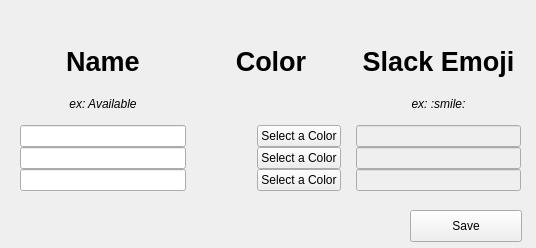
<?xml version="1.0" encoding="UTF-8"?>
<ui version="4.0">
 <class>CustomizeStatusWidget</class>
 <widget class="QWidget" name="CustomizeStatusWidget">
  <property name="geometry">
   <rect>
    <x>0</x>
    <y>0</y>
    <width>536</width>
    <height>248</height>
   </rect>
  </property>
  <property name="windowTitle">
   <string>Form</string>
  </property>
  <widget class="QPushButton" name="saveButton">
   <property name="geometry">
    <rect>
     <x>410</x>
     <y>210</y>
     <width>112</width>
     <height>32</height>
    </rect>
   </property>
   <property name="text">
    <string>Save</string>
   </property>
  </widget>
  <widget class="QWidget" name="gridLayoutWidget">
   <property name="geometry">
    <rect>
     <x>20</x>
     <y>40</y>
     <width>501</width>
     <height>151</height>
    </rect>
   </property>
   <layout class="QGridLayout" name="statusGridLayout" columnminimumwidth="0,150,0">
    <property name="horizontalSpacing">
     <number>10</number>
    </property>
    <property name="verticalSpacing">
     <number>0</number>
    </property>
    <item row="0" column="2">
     <widget class="QLabel" name="slackEmojiLabel">
      <property name="font">
       <font>
        <pointsize>20</pointsize>
        <weight>75</weight>
        <bold>true</bold>
       </font>
      </property>
      <property name="text">
       <string>Slack Emoji</string>
      </property>
      <property name="alignment">
       <set>Qt::AlignCenter</set>
      </property>
     </widget>
    </item>
    <item row="4" column="1">
     <layout class="QHBoxLayout" name="horizontalLayout3">
      <property name="spacing">
       <number>5</number>
      </property>
      <property name="leftMargin">
       <number>5</number>
      </property>
      <property name="rightMargin">
       <number>5</number>
      </property>
      <item>
       <widget class="QWidget" name="colorWidget3" native="true"/>
      </item>
      <item>
       <widget class="QPushButton" name="colorButton3">
        <property name="text">
         <string>Select a Color</string>
        </property>
       </widget>
      </item>
     </layout>
    </item>
    <item row="3" column="1">
     <layout class="QHBoxLayout" name="horizontalLayout2">
      <property name="spacing">
       <number>5</number>
      </property>
      <property name="leftMargin">
       <number>5</number>
      </property>
      <property name="rightMargin">
       <number>5</number>
      </property>
      <item>
       <widget class="QWidget" name="colorWidget2" native="true"/>
      </item>
      <item>
       <widget class="QPushButton" name="colorButton2">
        <property name="text">
         <string>Select a Color</string>
        </property>
       </widget>
      </item>
     </layout>
    </item>
    <item row="2" column="1">
     <layout class="QHBoxLayout" name="horizontalLayout1">
      <property name="spacing">
       <number>5</number>
      </property>
      <property name="leftMargin">
       <number>5</number>
      </property>
      <property name="rightMargin">
       <number>5</number>
      </property>
      <item>
       <widget class="QWidget" name="colorWidget1" native="true"/>
      </item>
      <item>
       <widget class="QPushButton" name="colorButton1">
        <property name="text">
         <string>Select a Color</string>
        </property>
       </widget>
      </item>
     </layout>
    </item>
    <item row="2" column="0">
     <widget class="QLineEdit" name="nameLineEdit1"/>
    </item>
    <item row="4" column="0">
     <widget class="QLineEdit" name="nameLineEdit3"/>
    </item>
    <item row="3" column="2">
     <widget class="QLineEdit" name="slackEmojiLineEdit3">
      <property name="enabled">
       <bool>false</bool>
      </property>
     </widget>
    </item>
    <item row="4" column="2">
     <widget class="QLineEdit" name="slackEmojiLineEdit2">
      <property name="enabled">
       <bool>false</bool>
      </property>
     </widget>
    </item>
    <item row="0" column="1">
     <widget class="QLabel" name="colorLabel">
      <property name="font">
       <font>
        <pointsize>20</pointsize>
        <weight>75</weight>
        <bold>true</bold>
       </font>
      </property>
      <property name="text">
       <string>Color</string>
      </property>
      <property name="alignment">
       <set>Qt::AlignCenter</set>
      </property>
     </widget>
    </item>
    <item row="2" column="2">
     <widget class="QLineEdit" name="slackEmojiLineEdit1">
      <property name="enabled">
       <bool>false</bool>
      </property>
     </widget>
    </item>
    <item row="3" column="0">
     <widget class="QLineEdit" name="nameLineEdit2"/>
    </item>
    <item row="0" column="0">
     <widget class="QLabel" name="nameLabel">
      <property name="font">
       <font>
        <pointsize>20</pointsize>
        <weight>75</weight>
        <bold>true</bold>
       </font>
      </property>
      <property name="text">
       <string>Name</string>
      </property>
      <property name="alignment">
       <set>Qt::AlignCenter</set>
      </property>
     </widget>
    </item>
    <item row="1" column="0">
     <widget class="QLabel" name="label">
      <property name="font">
       <font>
        <italic>true</italic>
       </font>
      </property>
      <property name="text">
       <string>ex: Available</string>
      </property>
      <property name="alignment">
       <set>Qt::AlignCenter</set>
      </property>
     </widget>
    </item>
    <item row="1" column="2">
     <widget class="QLabel" name="label_2">
      <property name="font">
       <font>
        <italic>true</italic>
       </font>
      </property>
      <property name="text">
       <string>ex: :smile:</string>
      </property>
      <property name="alignment">
       <set>Qt::AlignCenter</set>
      </property>
     </widget>
    </item>
   </layout>
  </widget>
 </widget>
 <resources/>
 <connections/>
</ui>
